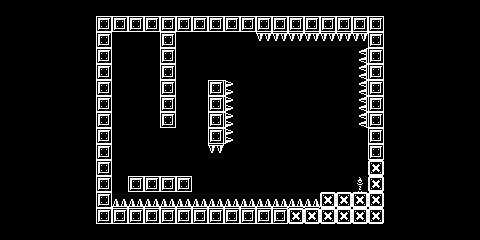

Below is a game level as drawn by its tile map, then a one-line description and the .tmx file that defines it, in full:
An orthogonal 30x15 tile map with 16x16 px tiles, 2 tile layers (fondo, Capa de patrones 1) and 24 objects (10x Colider, 7x Pico, 4x Exit, Spawn, World).

<map version="1.5" tiledversion="1.7.1" orientation="orthogonal" renderorder="right-down" width="30" height="15" tilewidth="16" tileheight="16" infinite="0" nextlayerid="13" nextobjectid="309">
 <tileset firstgid="1" name="tilemap" tilewidth="16" tileheight="16" spacing="1" tilecount="1548" columns="36">
  <image source="../Tilemap/tilemap.png" width="621" height="746" />
  <tile id="18">
   <animation>
    <frame tileid="54" duration="130" />
    <frame tileid="54" duration="130" />
    <frame tileid="18" duration="130" />
    <frame tileid="18" duration="130" />
    <frame tileid="18" duration="130" />
    <frame tileid="54" duration="130" />
   </animation>
  </tile>
  <tile id="47">
   <objectgroup draworder="index" id="2">
    <object id="1" type="Colider" x="0" y="0" width="16" height="16" />
   </objectgroup>
  </tile>
  <tile id="294">
   <objectgroup draworder="index" id="2">
    <object id="1" type="Pico" x="16" y="0">
     <polygon points="0,0 -6.00532,2.59436 -5.96279,13.4397 0,16" />
    </object>
   </objectgroup>
  </tile>
  <tile id="327" type="Pico">
   <objectgroup draworder="index" id="3">
    <object id="2" x="0" y="16">
     <polygon points="0,0 2.76449,-5.7076 13.0569,-5.53748 16,0" />
    </object>
   </objectgroup>
  </tile>
  <tile id="364" type="Pico">
   <objectgroup draworder="index" id="2">
    <object id="1" name="Picos" type="Pico" x="0" y="0">
     <polygon points="0,0 0,16 5.625,13.3125 5.625,2.4375" />
    </object>
   </objectgroup>
  </tile>
  <tile id="701">
   <objectgroup draworder="index" id="2">
    <object id="1" type="Exit" x="0" y="0" width="16" height="16" />
   </objectgroup>
  </tile>
  <tile id="702">
   <objectgroup draworder="index" id="2">
    <object id="1" type="Exit" x="0" y="0" width="16" height="16" />
   </objectgroup>
  </tile>
  <tile id="703">
   <objectgroup draworder="index" id="2">
    <object id="1" type="Exit" x="0" y="0" width="16" height="16" />
   </objectgroup>
  </tile>
 </tileset>
 <layer id="12" name="fondo" width="30" height="15">
  <data encoding="csv">
0,0,0,0,0,228,228,228,228,228,228,228,228,228,228,228,228,228,228,228,228,228,228,228,228,0,0,0,0,0,
0,0,0,0,0,228,48,48,48,48,48,48,48,48,48,48,48,48,48,48,48,48,48,48,228,0,0,0,0,0,
0,0,0,0,0,228,48,228,228,228,228,228,228,228,228,228,228,228,228,1,1,228,228,48,228,0,0,0,0,0,
0,0,0,0,0,228,48,228,228,228,228,228,228,228,228,228,228,228,228,228,228,228,228,48,228,0,0,0,0,0,
0,0,0,0,0,228,48,228,228,228,228,228,228,228,228,228,228,228,228,228,228,228,228,48,228,0,0,0,0,0,
0,0,0,0,0,228,48,228,228,228,228,228,228,228,228,228,228,228,228,228,228,228,228,48,228,0,0,0,0,0,
0,0,0,0,0,228,48,228,228,228,228,228,228,228,228,228,228,228,228,228,228,228,228,48,228,0,0,0,0,0,
0,0,0,0,0,228,48,228,228,228,228,228,228,228,228,228,228,228,228,228,228,228,228,48,228,0,0,0,0,0,
0,0,0,0,0,228,48,228,228,228,228,228,228,228,228,228,228,228,228,228,228,228,228,48,228,0,0,0,0,0,
0,0,0,0,0,228,48,228,228,228,228,228,228,228,228,228,228,228,228,228,228,228,228,48,228,0,0,0,0,0,
0,0,0,0,0,228,48,228,228,228,228,228,228,228,228,228,228,228,228,228,228,228,228,48,228,0,0,0,0,0,
0,0,0,0,0,228,48,228,228,228,228,228,228,228,228,228,228,228,228,228,228,228,228,48,228,0,0,0,0,0,
0,0,0,0,0,228,48,228,228,228,228,228,228,228,228,228,228,228,228,228,228,228,228,48,228,0,0,0,0,0,
0,0,0,0,0,228,48,48,48,48,48,48,48,48,48,48,48,48,48,48,48,48,48,48,228,0,0,0,0,0,
0,0,0,0,0,228,228,228,228,228,228,228,228,228,228,228,228,228,228,228,228,228,228,228,228,0,0,0,0,0
</data>
 </layer>
 <layer id="1" name="Capa de patrones 1" width="30" height="15">
  <data encoding="csv">
0,0,0,0,0,0,0,0,0,0,0,0,0,0,0,0,0,0,0,0,0,0,0,0,0,0,0,0,0,0,
0,0,0,0,0,0,0,0,0,0,0,0,0,0,0,0,0,0,0,0,0,0,0,0,0,0,0,0,0,0,
0,0,0,0,0,0,0,0,0,0,48,0,0,0,0,0,1073742152,1073742152,1073742152,1073742152,1073742152,1073742152,1073742152,0,0,0,0,0,0,0,
0,0,0,0,0,0,0,0,0,0,48,0,0,0,0,0,0,0,0,0,0,0,295,0,0,0,0,0,0,0,
0,0,0,0,0,0,0,0,0,0,48,0,0,0,0,0,0,0,0,0,0,0,295,0,0,0,0,0,0,0,
0,0,0,0,0,0,0,0,0,0,48,0,0,48,365,0,0,0,0,0,0,0,295,0,0,0,0,0,0,0,
0,0,0,0,0,0,0,0,0,0,48,0,0,48,365,0,0,0,0,0,0,0,295,0,0,0,0,0,0,0,
0,0,0,0,0,0,0,0,0,0,48,0,0,48,365,0,0,0,0,0,0,0,295,0,0,0,0,0,0,0,
0,0,0,0,0,0,0,0,0,0,0,0,0,48,365,0,0,0,0,0,0,0,0,0,0,0,0,0,0,0,
0,0,0,0,0,0,0,0,0,0,0,0,0,1073742152,0,0,0,0,0,0,0,0,0,0,0,0,0,0,0,0,
0,0,0,0,0,0,0,0,0,0,0,0,0,0,0,0,0,0,0,0,0,0,0,47,0,0,0,0,0,0,
0,0,0,0,0,0,0,0,48,48,48,48,0,0,0,0,0,0,0,0,0,0,441,47,0,0,0,0,0,0,
0,0,0,0,0,0,0,328,328,328,328,328,328,328,328,328,328,328,328,328,47,47,47,47,0,0,0,0,0,0,
0,0,0,0,0,0,0,0,0,0,0,0,0,0,0,0,0,0,47,47,47,47,47,47,0,0,0,0,0,0,
0,0,0,0,0,0,0,0,0,0,0,0,0,0,0,0,0,0,0,0,0,0,0,0,0,0,0,0,0,0
</data>
 </layer>
 <objectgroup id="2" name="colisiones">
  <object id="268" type="Colider" x="112.125" y="208" width="271.875" height="16" />
  <object id="269" type="Colider" x="320" y="192" width="64" height="16" />
  <object id="270" type="Colider" x="368" y="16" width="16" height="176" />
  <object id="271" type="Colider" x="96" y="16" width="272" height="16" />
  <object id="272" type="Colider" x="96" y="32" width="16" height="102.438" />
  <object id="273" type="Colider" x="128" y="176" width="64" height="16" />
  <object id="274" type="Colider" x="208" y="80" width="16" height="64" />
  <object id="275" type="Colider" x="160" y="32" width="16" height="96" />
  <object id="308" type="Colider" x="96" y="128" width="16" height="93.9375" />
 </objectgroup>
 <objectgroup id="3" name="SpawnPoint" offsetx="0.333333" offsety="1">
  <object id="301" type="Spawn" x="139.167" y="44" />
 </objectgroup>
 <objectgroup id="6" name="Exits">
  <object id="302" type="Exit" x="336" y="160" width="32" height="32" />
 </objectgroup>
 <objectgroup id="5" name="worldbounds">
  <object id="71" type="World" x="80" y="0" width="319.333" height="240.334" visible="0" />
 </objectgroup>
 <objectgroup id="7" name="picos">
  <object id="303" type="Pico" x="112" y="208">
   <polygon points="0,0 5,-6.5 204.5,-6.5 208,0" />
  </object>
  <object id="304" type="Pico" x="211.25" y="144">
   <polygon points="0,0 11.75,0 8.75,4.5 2,5.25" />
  </object>
  <object id="305" type="Pico" x="224" y="144">
   <polygon points="0,0 6,-5 6.5,-61 -1.25,-61" />
  </object>
  <object id="306" type="Pico" x="256" y="32">
   <polygon points="0,0 112,0 105.5,7.25 5.25,7" />
  </object>
  <object id="307" type="Pico" x="368" y="32">
   <polygon points="0,0 0,96 -5.25,81.75 -6,8" />
  </object>
 </objectgroup>
</map>